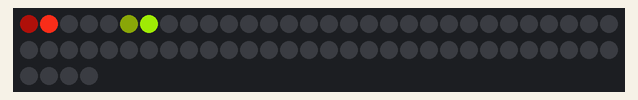
This sketch was run on a simulated Arduino Uno, built with avr-gcc and run on an emulated ATmega328P. Shown: 64 RGB LEDs in strip order, left to right, continuing on the next row. Dim RGB values are drawn brighter than linear; random numbers use the default seed unless the sketch sets one.

Above: at 0.15 s.
At 4.66 s:
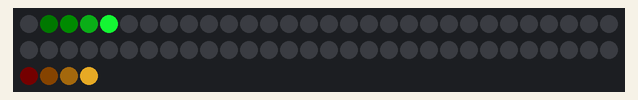
At 10.04 s:
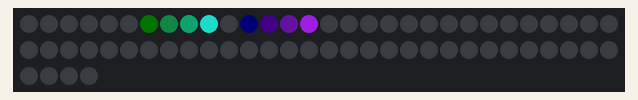
At 20.24 s:
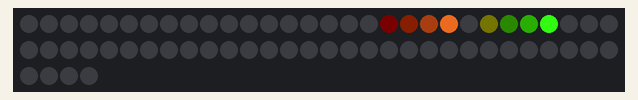
At 30.0 s:
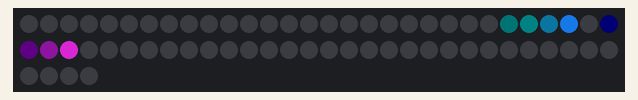
At 39.92 s:
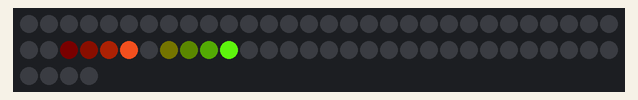

The sketch:

Meteor.ino
```cpp
#include "FastLED.h"
#define DATA_PIN   8
#define NUM_LEDS   64

CRGB leds[NUM_LEDS];

uint8_t gHueDots = 0; // rotating "base color" used by many of the patterns
#define ARRAY_SIZE(A) (sizeof(A) / sizeof((A)[0]))

void setup() {
 Serial.begin(115200);
 FastLED.addLeds<WS2812B, DATA_PIN, GRB>(leds, NUM_LEDS).setCorrection(TypicalLEDStrip);
 FastLED.setBrightness(255);
 FastLED.clear();
}

void loop(){

  Meteor();

}

void Meteor(){
  static uint8_t pos;  //used to keep track of position
  EVERY_N_MILLISECONDS(70){
    fadeToBlackBy( leds, NUM_LEDS, 200);  //fade all the pixels some
    leds[pos] = CHSV(gHueDots, random8(170,230), 255);
    leds[(pos+5) % NUM_LEDS] = CHSV(gHueDots+64, random8(170,230), 255);
    pos = pos + 1;  //advance position

    //This following check is very important.  Do not go past the last pixel!
    if (pos == NUM_LEDS) { pos = 0; }  //reset to beginning
    //Trying to write data to non-existent pixels causes bad things.
  }
  FastLED.show();
  FastLED.delay(5);
  EVERY_N_MILLISECONDS( 15 ) { gHueDots++; }
}
```
